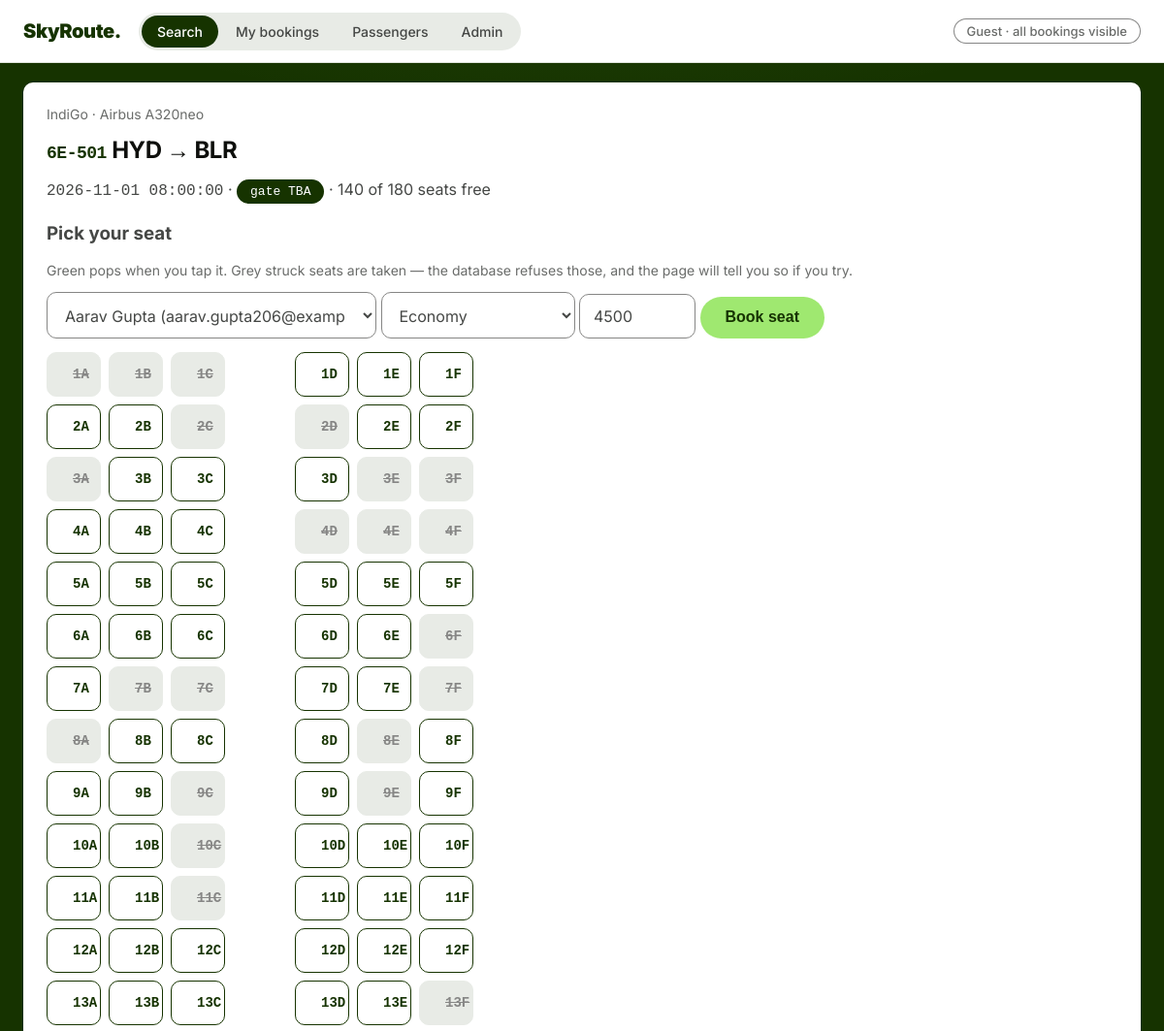
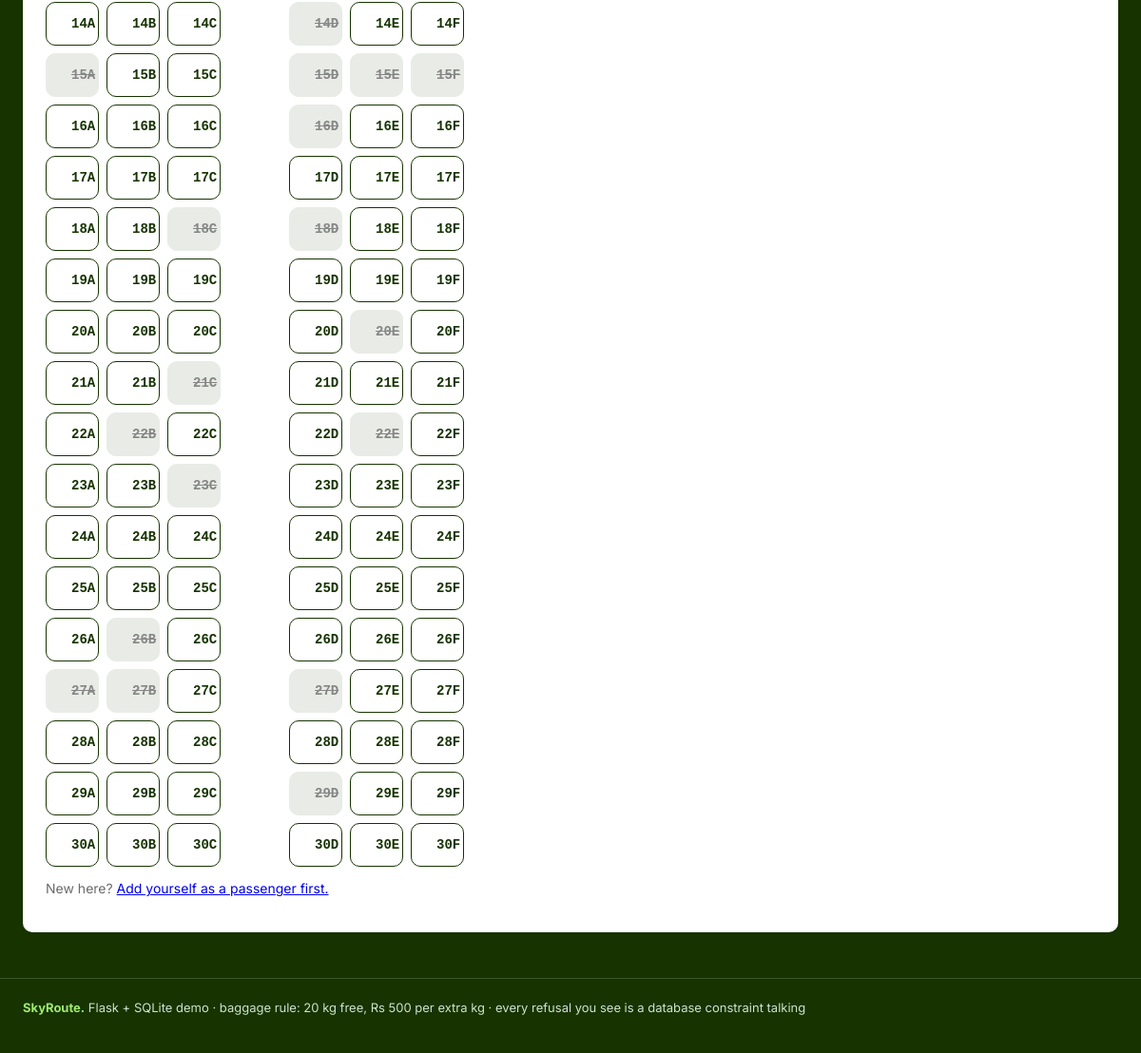
Screenshot of /book/1 with the database file from the repository (2 pictures, top to bottom).
### tables this page shows
CREATE TABLE Airlines (
  airline_id   INTEGER PRIMARY KEY AUTOINCREMENT,
  airline_name TEXT NOT NULL,
  iata_code    TEXT NOT NULL,
  country      TEXT NOT NULL DEFAULT 'India',
  UNIQUE (airline_name),
  UNIQUE (iata_code)
);

CREATE TABLE Aircraft (
  aircraft_id INTEGER PRIMARY KEY AUTOINCREMENT,
  tail_number TEXT NOT NULL,
  model       TEXT NOT NULL,
  capacity    INTEGER NOT NULL CHECK (capacity > 0 AND capacity <= 850),
  airline_id  INTEGER NOT NULL REFERENCES Airlines (airline_id)
              ON DELETE CASCADE ON UPDATE CASCADE,
  UNIQUE (tail_number)
);

CREATE TABLE Flights (
  flight_id            INTEGER PRIMARY KEY AUTOINCREMENT,
  flight_number        TEXT NOT NULL,
  airline_id           INTEGER NOT NULL REFERENCES Airlines (airline_id)
                       ON DELETE CASCADE ON UPDATE CASCADE,
  departure_airport_id INTEGER NOT NULL REFERENCES Airports (airport_id)
                       ON DELETE RESTRICT ON UPDATE CASCADE,
  arrival_airport_id   INTEGER NOT NULL REFERENCES Airports (airport_id)
                       ON DELETE RESTRICT ON UPDATE CASCADE,
  sched_departure      TEXT NOT NULL,
  sched_arrival        TEXT NOT NULL,
  flight_status        TEXT NOT NULL DEFAULT 'Active'
                       CHECK (flight_status IN ('Active','Suspended')),
  UNIQUE (flight_number),
  CHECK (departure_airport_id <> arrival_airport_id)
);

CREATE TABLE Airports (
  airport_id   INTEGER PRIMARY KEY AUTOINCREMENT,
  iata_code    TEXT NOT NULL,
  airport_name TEXT NOT NULL,
  city         TEXT NOT NULL,
  country      TEXT NOT NULL DEFAULT 'India',
  UNIQUE (iata_code),
  UNIQUE (airport_name)
);

CREATE TABLE Departures (
  departure_id        INTEGER PRIMARY KEY AUTOINCREMENT,
  flight_id           INTEGER NOT NULL REFERENCES Flights (flight_id)
                      ON DELETE CASCADE ON UPDATE CASCADE,
  scheduled_departure TEXT NOT NULL,
  scheduled_arrival   TEXT NOT NULL,
  departure_status    TEXT NOT NULL DEFAULT 'Scheduled'
                      CHECK (departure_status IN
                        ('Scheduled','Boarding','Departed','Arrived','Delayed','Cancelled')),
  aircraft_id INTEGER REFERENCES Aircraft (aircraft_id)
              ON DELETE SET NULL ON UPDATE CASCADE,
  gate_id     INTEGER REFERENCES Gates (gate_id)
              ON DELETE SET NULL ON UPDATE CASCADE,
  UNIQUE (flight_id, scheduled_departure),
  CHECK (scheduled_arrival > scheduled_departure)
);

### app.py (the view, shortened to what this page needs)
@app.route("/book/<int:departure_id>", methods=["GET", "POST"])
def book(departure_id):
    db = get_db()
    dep = db.execute(
        """SELECT d.*, f.flight_number, al.airline_name, ac.capacity, ac.model,
                  dep_a.iata_code AS from_airport, arr_a.iata_code AS to_airport
           FROM Departures d
           JOIN Flights f ON d.flight_id = f.flight_id
           JOIN Airlines al ON f.airline_id = al.airline_id
           JOIN Airports dep_a ON f.departure_airport_id = dep_a.airport_id
           JOIN Airports arr_a ON f.arrival_airport_id = arr_a.airport_id
           LEFT JOIN Aircraft ac ON d.aircraft_id = ac.aircraft_id
           WHERE d.departure_id = ?""",
        (departure_id,)).fetchone()
    if dep is None:
        return "Unknown departure", 404
    taken = {r["seat_number"] for r in
             db.execute("SELECT seat_number FROM Bookings WHERE departure_id = ?",
                        (departure_id,))}
    passengers = db.execute(
        "SELECT * FROM Passengers ORDER BY last_name, first_name").fetchall()
    grid = seat_map(dep["capacity"] or 180, taken)
    return render_template("book.html", dep=dep, grid=grid,
                           taken=sorted(taken), passengers=passengers)

### app.py (called while the page is built)
def get_db():
    if "db" not in g:
        g.db = sqlite3.connect(DB)
        g.db.row_factory = sqlite3.Row
        g.db.execute("PRAGMA foreign_keys = ON")
    return g.db

@app.context_processor
def traveler():
    me = None
    pid = session.get("pax_id")
    if pid:
        me = get_db().execute(
            "SELECT first_name, last_name FROM Passengers WHERE passenger_id = ?",
            (pid,)).fetchone()
    return {"traveler": me}

def seat_map(capacity, taken):
    rows = []
    n = 1
    while len(rows) * 6 < capacity:
        row = [f"{n}{l}" for l in "ABCDEF"][: capacity - len(rows) * 6]
        rows.append([(s, s in taken) for s in row])
        n += 1
    return rows

### templates/book.html (shortened to what this page needs)
{% extends "base.html" %}{% set page='search' %}{% block body %}
<div class="card">
<p class="mut" style="margin-top:0">{{ dep.airline_name }} · {{ dep.model }}</p>
<h2><span class="flight">{{ dep.flight_number }}</span>
{{ dep.from_airport }} → {{ dep.to_airport }}</h2>
<p><span class="mono">{{ dep.scheduled_departure }}</span> ·
<span class="tag gate">{{ dep.gate_number or "gate TBA" }}</span> ·
{{ dep.capacity - taken|length }} of {{ dep.capacity }} seats free</p>
<h3>Pick your seat</h3>
<p class="mut">Green pops when you tap it. Grey struck seats are taken — the database
refuses those, and the page will tell you so if you try.</p>
<form method="post" id="bookform">
<select name="passenger_id" style="max-width:340px">{% for p in passengers %}
<option value="{{ p.passenger_id }}">{{ p.first_name }} {{ p.last_name }} ({{ p.email }})</option>{% endfor %}</select>
<select name="travel_class" style="max-width:200px">
<option>Economy</option><option>Premium Economy</option>
<option>Business</option><option>First</option></select>
<input name="price" value="4500" size="7" required style="max-width:120px">
<button>Book seat </button></form>
<div class="seats" id="cabin">
{% for row in grid %}{% for s, is_taken in row %}
<button type="button" data-seat="{{ s }}" {% if is_taken %}disabled{% endif %}>{{ s }}</button>
{% endfor %}{% endfor %}</div>
<p class="mut">New here? <a href="/passengers">Add yourself as a passenger first.</a></p>
</div>
{% endblock %}

### templates/base.html (style rules this page uses)
:root { --forest:#163300;--lime:#9fe870;--spruce:#054d28;--mist:#e2f6d5; --fog:#e8ebe6;--paper:#fff;--char:#454745;--obsidian:#0e0f0c; --pebble:#868685;--slate:#6a6c6a;--red:#cb272f;--line:#dfe4dc }
* { box-sizing:border-box }

### rows the page displays
Airlines: airline_name "IndiGo"
Aircraft: model "Airbus A320neo", capacity "180"
Flights: flight_number "6E-501"
Airports: from_airport "HYD"
Airports: to_airport "BLR"
Departures: scheduled_departure "2026-11-01 08:00:00"

### other values shown
{{ dep.gate_number or "gate TBA" }} "gate TBA"
{{ dep.capacity - taken|length }} "140"
{{ s }} "1A" "1B" "1C" "1D" "1E" "1F" "2A" "2B" "2C" "2D" "2E" "2F" "3A" "3B" "3C" "3D" "3E" "3F" "4A" "4B" "4C" "4D" "4E" "4F" "5A" "5B" "5C" "5D" "5E" "5F" "6A" "6B" "6C" "6D" "6E" "6F" "7A" "7B" "7C" "7D" "7E" "7F" "8A" "8B" "8C" "8D" "8E" "8F" "9A" "9B" "9C" "9D" "9E" "9F" "10A" "10B" "10C" "10D" "10E" "10F" "11A" "11B" "11C" "11D" "11E" "11F" "12A" "12B" "12C" "12D" "12E" "12F" "13A" "13B" "13C" "13D" "13E" "13F" "14A" "14B" "14C" "14D" "14E" "14F" "15A" "15B" "15C" "15D" "15E" "15F" "16A" "16B" "16C" "16D" "16E" "16F" "17A" "17B" "17C" "17D" "17E" "17F" "18A" "18B" "18C" "18D" "18E" "18F" "19A" "19B" "19C" "19D" "19E" "19F" "20A" "20B" "20C" "20D" "20E" "20F" "21A" "21B" "21C" "21D" "21E" "21F" "22A" "22B" "22C" "22D" "22E" "22F" "23A" "23B" "23C" "23D" "23E" "23F" "24A" "24B" "24C" "24D" "24E" "24F" "25A" "25B" "25C" "25D" "25E" "25F" "26A" "26B" "26C" "26D" "26E" "26F" "27A" "27B" "27C" "27D" "27E" "27F" "28A" "28B" "28C" "28D" "28E" "28F" "29A" "29B" "29C" "29D" "29E" "29F" "30A" "30B" "30C" "30D" "30E" "30F"
form field passenger_id "Aarav Gupta (aarav.gupta206@example.com)"
